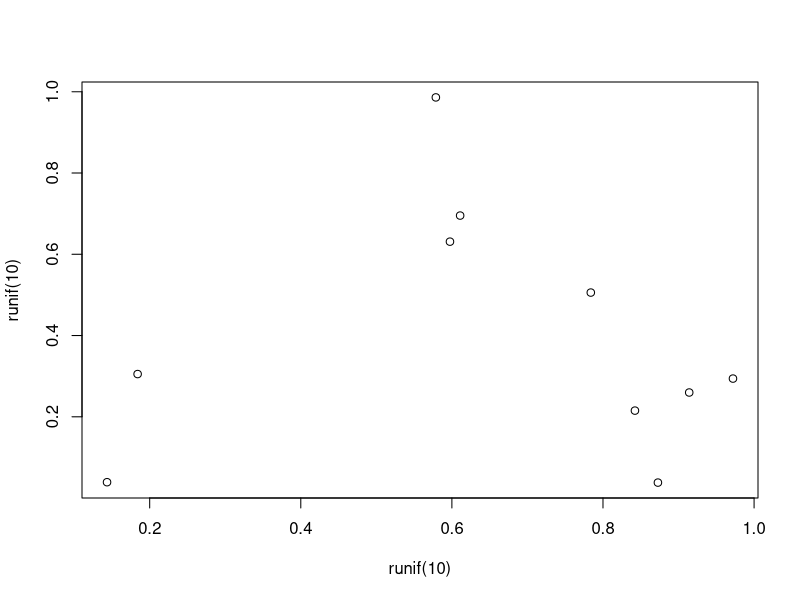

Source code (R):
## ----setup, include=FALSE---------------------------------------------------------------------------------------------------
knitr::opts_chunk$set(echo = TRUE)


## ----eval=TRUE,echo=TRUE----------------------------------------------------------------------------------------------------
# r code can be used here!
print(runif(10))
plot(runif(10),runif(10))



## ----echo=TRUE, eval=TRUE---------------------------------------------------------------------------------------------------
#here is a new chunk of code, distant from the first one 

z<-1:10
print(z)
#end of the second chunk

